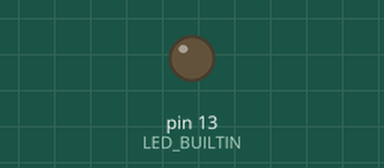
A sketch run on a simulated Arduino Uno, built with avr-gcc and run on an emulated ATmega328P. Parts: output pins drawn as LEDs (lit = HIGH).

Above: at 3.0 s.
At 5.1 s:
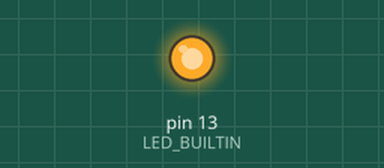
Timing chart, 0 to 6.7 s (numbered marks = the images above):
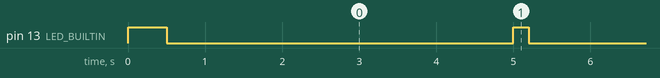

The sketch:

CAM01_lowPowerTesting.ino
```cpp
// **** INCLUDES *****
#include "LowPower.h"
unsigned long currentTime;
unsigned long currentTimeOld;

void setup()
{
    pinMode(LED_BUILTIN, OUTPUT);

    digitalWrite(LED_BUILTIN, HIGH);   // turn the LED on (HIGH is the voltage level)
    delay(500);                       // wait for a second
    digitalWrite(LED_BUILTIN, LOW);    // turn the LED off by making the voltage LOW
    delay(500);

    currentTimeOld = millis();
}

void loop()
{
    // IDLE
    LowPower.idle(SLEEP_4S, ADC_OFF, TIMER2_OFF, TIMER1_OFF, TIMER0_OFF,
        SPI_OFF, USART0_OFF, TWI_OFF);

    // POWER DOWN
    // LowPower.powerDown(SLEEP_4S, ADC_OFF, BOD_OFF);

    //delay(2000);

    // AHE: Normally, if timer2 working, this will blink
    currentTime = millis();
    if(currentTime -  currentTimeOld > 1000)
    {
        currentTimeOld = millis();
        digitalWrite(LED_BUILTIN, HIGH);   // turn the LED on (HIGH is the voltage level)
        delay(200);                       // wait for a second
        digitalWrite(LED_BUILTIN, LOW);    // turn the LED off by making the voltage LOW
        delay(200);
    }
}
```

Measured:
- by itself, pin 13 (LED_BUILTIN): alternates HIGH for 0.20 s and LOW for 4.2 s
